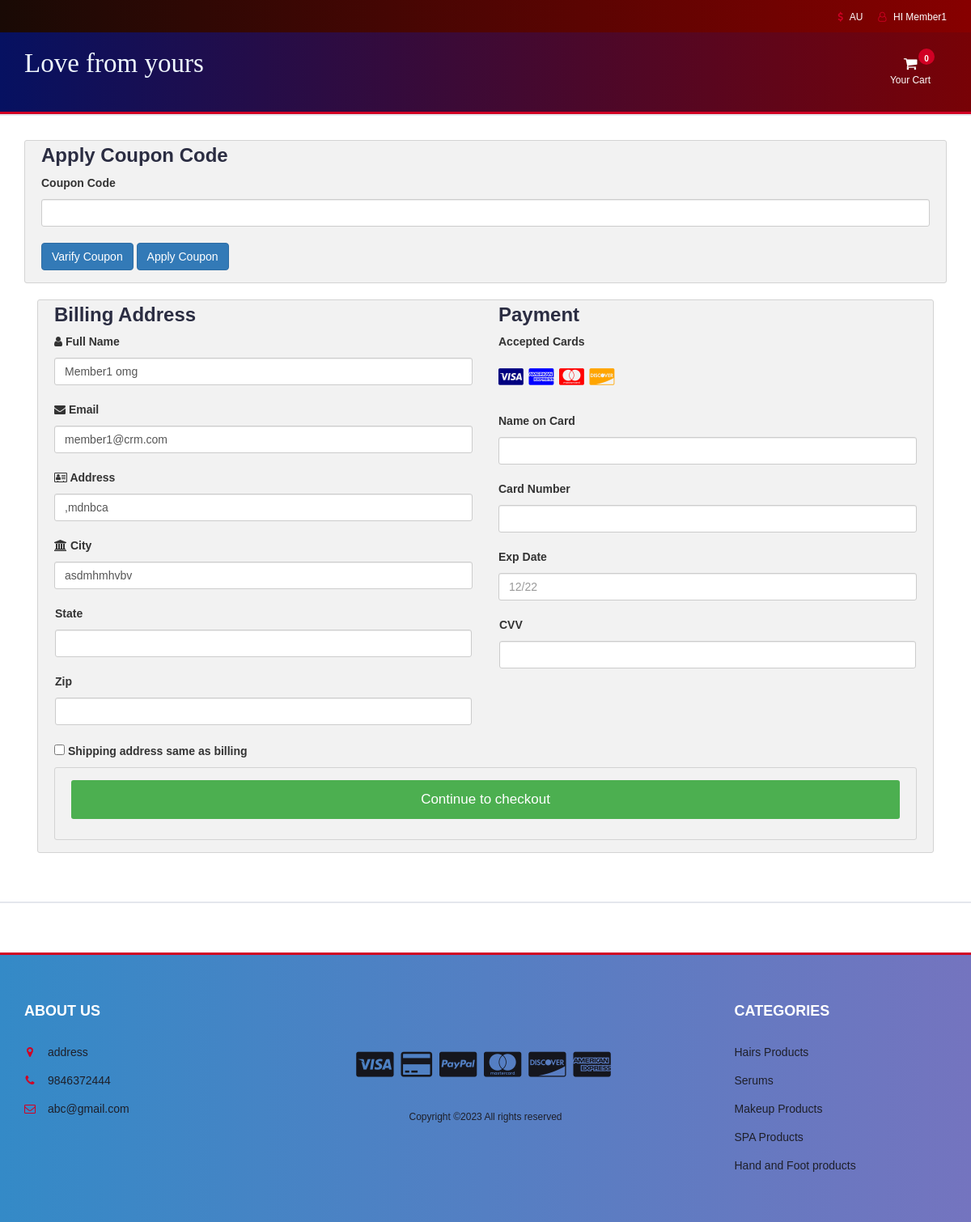
Page /checkout.php (signed in) on the committed database.
### tables this page shows
CREATE TABLE `user_info` (
  `user_id` int(10) NOT NULL,
  `first_name` varchar(100) NOT NULL,
  `last_name` varchar(100) NOT NULL,
  `email` varchar(300) NOT NULL,
  `password` varchar(300) NOT NULL,
  `mobile` varchar(10) NOT NULL,
  `address1` varchar(300) NOT NULL,
  `address2` varchar(11) NOT NULL
);

### checkout.php (the view, shortened to what this page needs)
<?php
include "db.php";
include "header.php";
?>
	<link rel="stylesheet" href="assets/plugins/sweetalert2/sweetalert2.min.css">
<section class="section">
	<div class="container-fluid">
    <div class="container">
    <div class="container-checkout">
				<h3>Apply Coupon Code</h3>
	    		<form action="copun/use-coupon.php" id="useCouponCodeForm">
			    	<div class="form-group">
					    <label for="email">Coupon Code</label>
					    <input class="form-control" type="text" name="coupon-code">
				  	</div>
				  	<button type="button" class="btn btn-primary"  id="btnUseCouponCode">Varify Coupon</button>
                    <button type="button" class="btn btn-primary" onClick="window.location.reload();">Apply Coupon</button>
				</form>
					</div>
    </div>
		<div class="container">
		<?php
		if(isset($_SESSION["uid"])){
			$sql = "SELECT * FROM user_info WHERE user_id='$_SESSION[uid]'";
			$query = mysqli_query($con,$sql);
			$row=mysqli_fetch_array($query);
		echo'
			<div class="col-75">
				<div class="container-checkout">
				<form id="checkout_form" action="checkout_process.php" method="POST" class="was-validated">
					<div class="row-checkout">
					<div class="col-50">
						<h3>Billing Address</h3>
						<label for="fname"><i class="fa fa-user" ></i> Full Name</label>
						<input type="text" id="fname" class="form-control" name="firstname" pattern="^[a-zA-Z ]+$"  value="'.$row["first_name"].' '.$row["last_name"].'">
						<label for="email"><i class="fa fa-envelope"></i> Email</label>
						<input type="text" id="email" name="email" class="form-control" pattern="^[_a-z0-9-]+(\.[_a-z0-9-]+)*@[a-z0-9]+(\.[a-z]{2,4})$" value="'.$row["email"].'" required>
						<label for="adr"><i class="fa fa-address-card-o"></i> Address</label>
						<input type="text" id="adr" name="address" class="form-control" value="'.$row["address1"].'" required>
						<label for="city"><i class="fa fa-institution"></i> City</label>
						<input type="text" id="city" name="city" class="form-control" value="'.$row["address2"].'" pattern="^[a-zA-Z ]+$" required>
						<div class="row">
						<div class="col-50">
							<label for="state">State</label>
							<input type="text" id="state" name="state" class="form-control" pattern="^[a-zA-Z ]+$" required>
						</div>
						<div class="col-50">
							<label for="zip">Zip</label>
							<input type="text" id="zip" name="zip" class="form-control" pattern="^[0-9]{6}(?:-[0-9]{4})?$" required>
						</div>
						</div>
					</div>
					<div class="col-50">
						<h3>Payment</h3>
						<label for="fname">Accepted Cards</label>
						<div class="icon-container">
						<i class="fa fa-cc-visa" style="color:navy;"></i>
						<i class="fa fa-cc-amex" style="color:blue;"></i>
						<i class="fa fa-cc-mastercard" style="color:red;"></i>
						<i class="fa fa-cc-discover" style="color:orange;"></i>
						</div>
						<label for="cname">Name on Card</label>
						<input type="text" id="cname" name="cardname" class="form-control" pattern="^[a-zA-Z ]+$" required>
						<div class="form-group" id="card-number-field">
                        <label for="cardNumber">Card Number</label>
                        <input type="text" class="form-control" id="cardNumber" name="cardNumber" required>
                    </div>
						<label for="expdate">Exp Date</label>
						<input type="text" id="expdate" name="expdate" class="form-control" pattern="^((0[1-9])|(1[0-2]))\/(\d{2})$" placeholder="12/22"required>
						<div class="row">
						<div class="col-50">
							<div class="form-group CVV">
								<label for="cvv">CVV</label>
								<input type="text" class="form-control" name="cvv" id="cvv" required>
						</div>
						</div>
					</div>
					</div>
					</div>
					<label><input type="CHECKBOX" name="q" class="roomselect" value="conform" required> Shipping address same as billing
					</label>';
					$total_count=$_POST['total_count'];
			}
		else{
			echo"<script>window.location.href = 'cart.php'</script>";
		}
		?>
			<div class="col-35">
				<div class="container-checkout">
				<?php
				echo'
				<input type="hidden" name="total_count" value="'.$total_count.'">
					<input type="hidden" name="total_price" value="'.$ftotal.'">
					<input type="submit" id="submit" value="Continue to checkout" class="checkout-btn">
				</form>
				</div>
			</div>
			';
				?>
				</div>
			</div>
</section>
		<div id="newsletter" class="section">
			<div class="container">
				<div class="row">
					<div class="col-md-12">
					</div>
				</div>
			</div>
		</div>
<?php
include "footer.php";
?>

### header.php (shortened to what this page needs)
<!DOCTYPE html>
<html lang="en">
	<head>
		<link type="text/css" rel="stylesheet" href="css/bootstrap.min.css"/>
		<link type="text/css" rel="stylesheet" href="css/slick.css"/>
		<link type="text/css" rel="stylesheet" href="css/slick-theme.css"/>
		<link type="text/css" rel="stylesheet" href="css/nouislider.min.css"/>
		<link rel="stylesheet" href="css/font-awesome.min.css">
		<link type="text/css" rel="stylesheet" href="css/style.css"/>
		<link type="text/css" rel="stylesheet" href="css/accountbtn.css"/>
	<link rel="stylesheet" href="assets/plugins/sweetalert2/sweetalert2.min.css">
  	<link rel="stylesheet" href="https://cdnjs.cloudflare.com/ajax/libs/font-awesome/4.7.0/css/font-awesome.min.css">
    </head>
	<body>
		<header>
			<div id="top-header">
				<div class="container">
					<ul class="header-links pull-right">
						<li><a href="#"><i class="fa fa-dollar"></i> AU</a></li>
						<li><?php
                             include "db.php";
                            if(isset($_SESSION["uid"])){
                                $sql = "SELECT first_name FROM user_info WHERE user_id='$_SESSION[uid]'";
                                $query = mysqli_query($con,$sql);
                                $row=mysqli_fetch_array($query);
                                echo '
                               <div class="dropdownn">
                                  <a href="my-account.php" class="dropdownn" data-toggle="modal" data-target="#myModal" ><i class="fa fa-user-o"></i> HI '.$row["first_name"].'</a>
                                  <div class="dropdownn-content">
                                    <a href="my-account.php"  <i class="fa fa-user-circle" aria-hidden="true" ></i>  My Profile</a>
                                    <a href="logout.php"  ><i class="fa fa-sign-in" aria-hidden="true"></i>Log out</a>
                                  </div>
                                </div>';
                            }
                                             ?>
                                </li>
					</ul>
				</div>
			</div>
			<div id="header">
				<div class="container">
					<div class="row">
						<div class="col-md-3">
							<div class="header-logo">
								<a href="index.php" class="logo">
								<font style="font-style:normal; font-size: 33px;color: aliceblue;font-family: serif">
                                        Love from yours
                                    </font>
								</a>
							</div>
						</div>
						<div class="col-md-6">
						</div>
						<div class="col-md-3 clearfix">
							<div class="header-ctn">
								<div class="dropdown">
									<a class="dropdown-toggle" data-toggle="dropdown" aria-expanded="true">
										<i class="fa fa-shopping-cart"></i>
										<span>Your Cart</span>
										<div class="badge qty">0</div>
									</a>
									</div>
							</div>
						</div>
					</div>
				</div>
			</div>
		</header>
		<nav id='navigation'>
		</nav>

### css/style.css (style rules this page uses)
body { font-family: 'Montserrat', sans-serif; font-weight: 400; }
h1, h2, h3, h4, h5, h6 { color: #2B2D42; font-weight: 700; margin: 0 0 10px; }
a { color: #2B2D42; font-weight: 500; -webkit-transition: 0.2s color; transition: 0.2s color; }
ul, ol { margin: 0; padding: 0; list-style: none }
.section { padding-top: 30px; padding-bottom: 30px; }
#top-header { padding-top: 10px; padding-bottom: 10px; background-color: #1E1F29; }
.header-links li { display: inline-block; margin-right: 15px; font-size: 12px; }
.header-links li:last-child { margin-right: 0px; }
.header-links li a { color: #FFF; }
.header-links li i { color: #D10024; margin-right: 5px; }
#header { padding-top: 15px; padding-bottom: 15px; }
.header-logo { float: left; }
.header-ctn { float: right; padding: 15px 0px; }
.header-ctn>div { display: inline-block; }
.header-ctn>div>a { display: block; position: relative; width: 90px; text-align: center; color: #FFF; }
.header-ctn>div>a>i { display: block; font-size: 18px; }
.header-ctn>div>a>span { font-size: 12px; }
.header-ctn>div>a>.qty { position: absolute; right: 15px; top: -10px; width: 20px; height: 20px; line-height: 20px; text-align: center; border-radius: 50%; font-size: 10px; color: #FFF; background-color: #D10024; }
#navigation { background: #FFF; border-bottom: 2px solid #E4E7ED; border-top: 3px solid #D10024; }
#newsletter.section { border-top: 2px solid #E4E7ED; border-bottom: 3px solid #D10024; margin-top: 30px; }

### css/accountbtn.css (style rules this page uses)
.dropdownn { position: relative; display: inline-block; }

### header.php (style rules this page uses)
body { font-family: Arial, Helvetica, sans-serif; margin: 0; }
#navigation { background: #645353; background: -webkit-linear-gradient(to right, #F9D423, #FF4E50); background: linear-gradient(to right, #F9D423, #FF4E50); }
#header { background: #402626; background: -webkit-linear-gradient(to right, #061161, #780206); background: linear-gradient(to right, #061161, #780206); }
#top-header { background: #402626; background: -webkit-linear-gradient(to right, #190A05, #870000); background: linear-gradient(to right, #190A05, #870000); }

### checkout.php (style rules this page uses)
.row-checkout { display: -ms-flexbox; display: flex; -ms-flex-wrap: wrap; flex-wrap: wrap; margin: 0 -16px; }
.col-50 { -ms-flex: 50%; flex: 50%; }
.col-75 { -ms-flex: 75%; flex: 75%; }
.col-25, .col-50, .col-75 { padding: 0 16px; }
.container-checkout { background-color: #f2f2f2; padding: 5px 20px 15px 20px; border: 1px solid lightgrey; border-radius: 3px; }
input[type=text] { width: 100%; margin-bottom: 20px; padding: 12px; border: 1px solid #ccc; border-radius: 3px; }
label { margin-bottom: 10px; display: block; }
.icon-container { margin-bottom: 20px; padding: 7px 0; font-size: 24px; }
.checkout-btn { background-color: #4CAF50; color: white; padding: 12px; margin: 10px 0; border: none; width: 100%; border-radius: 3px; cursor: pointer; font-size: 17px; }

### rows in the picture
user_info: first_name "Member1", firstname "Member1 omg", email "member1@crm.com", address ",mdnbca", city "asdmhmhvbv"
